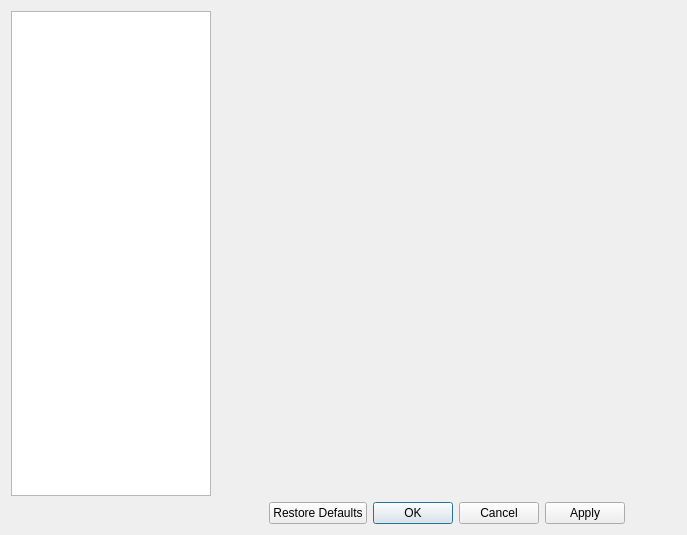
<?xml version="1.0" encoding="UTF-8"?>
<ui version="4.0">
 <class>SettingsWindow</class>
 <widget class="QWidget" name="SettingsWindow">
  <property name="geometry">
   <rect>
    <x>0</x>
    <y>0</y>
    <width>687</width>
    <height>535</height>
   </rect>
  </property>
  <property name="windowTitle">
   <string>Vatsinator settings</string>
  </property>
  <property name="windowIcon">
   <iconset resource="../resources/imgs.qrc">
    <normaloff>:/mainIcon/icon.png</normaloff>:/mainIcon/icon.png</iconset>
  </property>
  <layout class="QHBoxLayout" name="horizontalLayout">
   <item>
    <layout class="QGridLayout" name="gridLayout" columnstretch="0,0,0">
     <item row="0" column="0">
      <widget class="QListWidget" name="CategoryList">
       <property name="sizePolicy">
        <sizepolicy hsizetype="Fixed" vsizetype="Expanding">
         <horstretch>0</horstretch>
         <verstretch>0</verstretch>
        </sizepolicy>
       </property>
       <property name="minimumSize">
        <size>
         <width>200</width>
         <height>0</height>
        </size>
       </property>
       <property name="maximumSize">
        <size>
         <width>200</width>
         <height>16777215</height>
        </size>
       </property>
       <property name="styleSheet">
        <string notr="true">background: #fff url(:/settings/preferences-background.png) no-repeat left bottom;</string>
       </property>
       <property name="editTriggers">
        <set>QAbstractItemView::DoubleClicked</set>
       </property>
       <property name="tabKeyNavigation">
        <bool>true</bool>
       </property>
       <property name="showDropIndicator" stdset="0">
        <bool>false</bool>
       </property>
       <property name="iconSize">
        <size>
         <width>35</width>
         <height>35</height>
        </size>
       </property>
       <property name="spacing">
        <number>2</number>
       </property>
       <property name="currentRow">
        <number>-1</number>
       </property>
      </widget>
     </item>
     <item row="0" column="1" colspan="2">
      <widget class="QStackedWidget" name="SwappingWidget">
       <property name="enabled">
        <bool>true</bool>
       </property>
       <property name="currentIndex">
        <number>-1</number>
       </property>
      </widget>
     </item>
     <item row="1" column="1" colspan="2">
      <widget class="QDialogButtonBox" name="OKCancelButtonBox">
       <property name="standardButtons">
        <set>QDialogButtonBox::Apply|QDialogButtonBox::Cancel|QDialogButtonBox::Ok|QDialogButtonBox::RestoreDefaults</set>
       </property>
       <property name="centerButtons">
        <bool>true</bool>
       </property>
      </widget>
     </item>
    </layout>
   </item>
  </layout>
 </widget>
 <resources>
  <include location="../resources/imgs.qrc"/>
 </resources>
 <connections>
  <connection>
   <sender>OKCancelButtonBox</sender>
   <signal>rejected()</signal>
   <receiver>SettingsWindow</receiver>
   <slot>close()</slot>
   <hints>
    <hint type="sourcelabel">
     <x>478</x>
     <y>399</y>
    </hint>
    <hint type="destinationlabel">
     <x>343</x>
     <y>208</y>
    </hint>
   </hints>
  </connection>
 </connections>
</ui>
